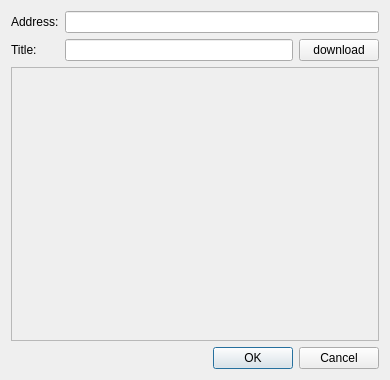
<?xml version="1.0" encoding="UTF-8"?>
<ui version="4.0">
 <class>OnlinePictureDialog</class>
 <widget class="QDialog" name="OnlinePictureDialog">
  <property name="geometry">
   <rect>
    <x>0</x>
    <y>0</y>
    <width>390</width>
    <height>380</height>
   </rect>
  </property>
  <property name="windowTitle">
   <string>Online Image</string>
  </property>
  <property name="windowIcon">
   <iconset resource="../../rolisteam.qrc">
    <normaloff>:/logo-256.ico</normaloff>:/logo-256.ico</iconset>
  </property>
  <layout class="QVBoxLayout" name="verticalLayout_5">
   <item>
    <layout class="QHBoxLayout" name="horizontalLayout_4">
     <item>
      <layout class="QVBoxLayout" name="verticalLayout_4">
       <item>
        <widget class="QLabel" name="label_2">
         <property name="text">
          <string>Address:</string>
         </property>
        </widget>
       </item>
       <item>
        <widget class="QLabel" name="label">
         <property name="text">
          <string>Title:</string>
         </property>
        </widget>
       </item>
      </layout>
     </item>
     <item>
      <layout class="QVBoxLayout" name="verticalLayout">
       <item>
        <layout class="QHBoxLayout" name="horizontalLayout">
         <item>
          <widget class="QLineEdit" name="m_urlField">
           <property name="text">
            <string/>
           </property>
          </widget>
         </item>
        </layout>
       </item>
       <item>
        <layout class="QHBoxLayout" name="horizontalLayout_3">
         <item>
          <widget class="QLineEdit" name="m_titleLineEdit"/>
         </item>
         <item>
          <widget class="QPushButton" name="m_downloadPush">
           <property name="text">
            <string>download</string>
           </property>
          </widget>
         </item>
        </layout>
       </item>
      </layout>
     </item>
    </layout>
   </item>
   <item>
    <widget class="QScrollArea" name="scrollArea">
     <property name="verticalScrollBarPolicy">
      <enum>Qt::ScrollBarAlwaysOff</enum>
     </property>
     <property name="horizontalScrollBarPolicy">
      <enum>Qt::ScrollBarAlwaysOff</enum>
     </property>
     <property name="widgetResizable">
      <bool>false</bool>
     </property>
     <property name="alignment">
      <set>Qt::AlignCenter</set>
     </property>
     <widget class="QWidget" name="scrollAreaWidgetContents">
      <property name="geometry">
       <rect>
        <x>0</x>
        <y>9</y>
        <width>370</width>
        <height>241</height>
       </rect>
      </property>
      <layout class="QVBoxLayout" name="verticalLayout_2"/>
     </widget>
    </widget>
   </item>
   <item>
    <widget class="QDialogButtonBox" name="buttonBox">
     <property name="orientation">
      <enum>Qt::Horizontal</enum>
     </property>
     <property name="standardButtons">
      <set>QDialogButtonBox::Cancel|QDialogButtonBox::Ok</set>
     </property>
    </widget>
   </item>
  </layout>
 </widget>
 <resources>
  <include location="../../rolisteam.qrc"/>
  <include location="../../rolisteam.qrc"/>
 </resources>
 <connections>
  <connection>
   <sender>buttonBox</sender>
   <signal>accepted()</signal>
   <receiver>OnlinePictureDialog</receiver>
   <slot>accept()</slot>
   <hints>
    <hint type="sourcelabel">
     <x>248</x>
     <y>254</y>
    </hint>
    <hint type="destinationlabel">
     <x>157</x>
     <y>274</y>
    </hint>
   </hints>
  </connection>
  <connection>
   <sender>buttonBox</sender>
   <signal>rejected()</signal>
   <receiver>OnlinePictureDialog</receiver>
   <slot>reject()</slot>
   <hints>
    <hint type="sourcelabel">
     <x>316</x>
     <y>260</y>
    </hint>
    <hint type="destinationlabel">
     <x>286</x>
     <y>274</y>
    </hint>
   </hints>
  </connection>
 </connections>
</ui>
